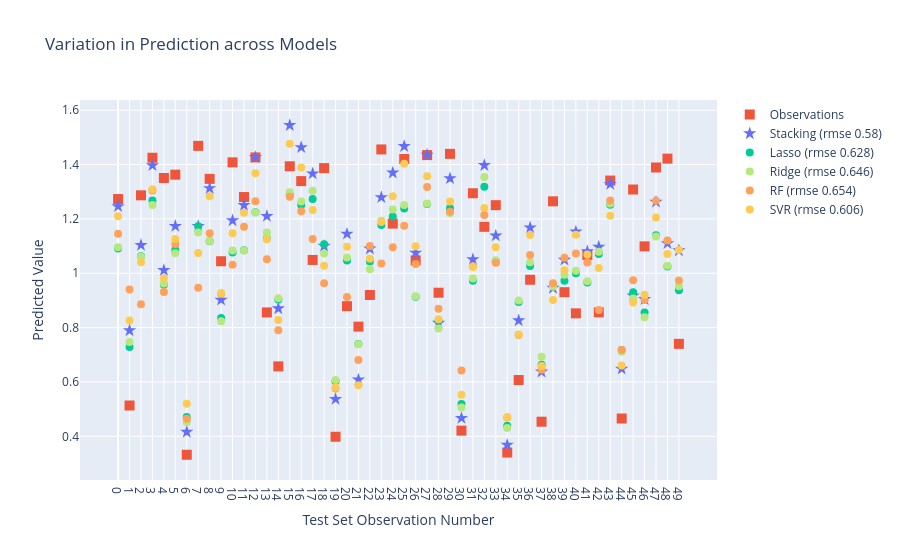

Notebook cell for this chart:
### Code cell
#@title Plot the predictions of the models and of the stacked model
# Plot predictions
fig = go.Figure()
fig.add_trace(go.Scatter(x=xgrid,y=y_test.values.flatten(),name='Observations',mode='markers',marker=dict(symbol='square',size=10,color=px.colors.qualitative.Plotly[1])))
fig.add_trace(go.Scatter(x=xgrid,y=preds[-1],name=f'Stacking (rmse {rmses[-1]})',mode='markers',marker=dict(symbol='star',size=10,color=px.colors.qualitative.Plotly[0])))
fig.add_trace(go.Scatter(x=xgrid,y=preds[1],name=f'Lasso (rmse {rmses[1]})',mode='markers',marker=dict(size=8,color=px.colors.qualitative.Plotly[2])))
fig.add_trace(go.Scatter(x=xgrid,y=preds[2],name=f'Ridge (rmse {rmses[2]})',mode='markers',marker=dict(size=8,color=px.colors.qualitative.Plotly[7])))
fig.add_trace(go.Scatter(x=xgrid,y=preds[3],name=f'RF (rmse {rmses[3]})',mode='markers',marker=dict(size=8,color=px.colors.qualitative.Plotly[4])))
fig.add_trace(go.Scatter(x=xgrid,y=preds[4],name=f'SVR (rmse {rmses[4]})',mode='markers',marker=dict(size=8,color=px.colors.qualitative.Plotly[9])))
fig.update_layout(xaxis = dict(tickmode = 'array',tickvals = xgrid),xaxis_title="Test Set Observation Number",yaxis_title="Predicted Value",title='Variation in Prediction across Models')
fig.show()

### Figure 1 — Plotly figure (JSON) as saved in the notebook; plotly's stock layout.template omitted (floating-point values rounded to 4 significant figures)
{"data": [{"marker": {"color": "#EF553B", "size": 10, "symbol": "square"}, "mode": "markers", "name": "Observations", "type": "scatter", "x": [0, 1, 2, 3, 4, 5, 6, 7, 8, 9, 10, 11, 12, 13, 14, 15, 16, 17, 18, 19, 20, 21, 22, 23, 24, 25, 26, 27, 28, 29, 30, 31, 32, 33, 34, 35, 36, 37, 38, 39, 40, 41, 42, 43, 44, 45, 46, 47, 48, 49], "y": [1.273, 0.5133, 1.287, 1.425, 1.351, 1.363, 0.3321, 1.469, 1.347, 1.044, 1.408, 1.281, 1.426, 0.8559, 0.6573, 1.394, 1.339, 1.049, 1.387, 0.3984, 0.879, 0.8036, 0.92, 1.456, 1.183, 1.421, 1.047, 1.435, 0.9285, 1.439, 0.4209, 1.295, 1.171, 1.251, 0.3402, 0.6071, 0.9761, 0.4538, 1.265, 0.9304, 0.8525, 1.068, 0.8562, 1.341, 0.4655, 1.308, 1.099, 1.389, 1.422, 0.7402]}, {"marker": {"color": "#636EFA", "size": 10, "symbol": "star"}, "mode": "markers", "name": "Stacking (rmse 0.58)", "type": "scatter", "x": [0, 1, 2, 3, 4, 5, 6, 7, 8, 9, 10, 11, 12, 13, 14, 15, 16, 17, 18, 19, 20, 21, 22, 23, 24, 25, 26, 27, 28, 29, 30, 31, 32, 33, 34, 35, 36, 37, 38, 39, 40, 41, 42, 43, 44, 45, 46, 47, 48, 49], "y": [1.246, 0.7895, 1.104, 1.397, 1.011, 1.174, 0.4159, 1.173, 1.313, 0.9023, 1.194, 1.25, 1.427, 1.211, 0.8704, 1.545, 1.463, 1.367, 1.1, 0.5371, 1.145, 0.6081, 1.09, 1.28, 1.37, 1.467, 1.075, 1.436, 0.8175, 1.349, 0.4667, 1.051, 1.397, 1.138, 0.3683, 0.8262, 1.168, 0.6377, 0.9459, 1.049, 1.153, 1.08, 1.097, 1.328, 0.6483, 0.9179, 0.9044, 1.263, 1.11, 1.084]}, {"marker": {"color": "#00CC96", "size": 8}, "mode": "markers", "name": "Lasso (rmse 0.628)", "type": "scatter", "x": [0, 1, 2, 3, 4, 5, 6, 7, 8, 9, 10, 11, 12, 13, 14, 15, 16, 17, 18, 19, 20, 21, 22, 23, 24, 25, 26, 27, 28, 29, 30, 31, 32, 33, 34, 35, 36, 37, 38, 39, 40, 41, 42, 43, 44, 45, 46, 47, 48, 49], "y": [1.091, 0.7288, 1.063, 1.268, 0.9576, 1.086, 0.4713, 1.173, 1.118, 0.8357, 1.076, 1.085, 1.225, 1.128, 0.9031, 1.289, 1.251, 1.274, 1.106, 0.6024, 1.047, 0.7394, 1.044, 1.178, 1.209, 1.239, 0.9133, 1.255, 0.8253, 1.239, 0.5188, 0.9726, 1.318, 1.044, 0.4384, 0.8947, 1.027, 0.6635, 0.9584, 0.9725, 1.0, 0.9659, 1.071, 1.253, 0.7178, 0.9304, 0.8559, 1.14, 1.025, 0.9376]}, {"marker": {"color": "#B6E880", "size": 8}, "mode": "markers", "name": "Ridge (rmse 0.646)", "type": "scatter", "x": [0, 1, 2, 3, 4, 5, 6, 7, 8, 9, 10, 11, 12, 13, 14, 15, 16, 17, 18, 19, 20, 21, 22, 23, 24, 25, 26, 27, 28, 29, 30, 31, 32, 33, 34, 35, 36, 37, 38, 39, 40, 41, 42, 43, 44, 45, 46, 47, 48, 49], "y": [1.095, 0.7474, 1.06, 1.251, 0.9625, 1.073, 0.452, 1.15, 1.119, 0.8239, 1.084, 1.084, 1.224, 1.15, 0.9084, 1.298, 1.264, 1.304, 1.073, 0.6069, 1.058, 0.7386, 1.014, 1.194, 1.234, 1.252, 0.9156, 1.257, 0.7969, 1.22, 0.5056, 0.9806, 1.354, 1.048, 0.4305, 0.8995, 1.04, 0.6927, 0.9504, 0.9944, 1.01, 0.9706, 1.079, 1.257, 0.7108, 0.9072, 0.838, 1.135, 1.028, 0.9526]}, {"marker": {"color": "#FFA15A", "size": 8}, "mode": "markers", "name": "RF (rmse 0.654)", "type": "scatter", "x": [0, 1, 2, 3, 4, 5, 6, 7, 8, 9, 10, 11, 12, 13, 14, 15, 16, 17, 18, 19, 20, 21, 22, 23, 24, 25, 26, 27, 28, 29, 30, 31, 32, 33, 34, 35, 36, 37, 38, 39, 40, 41, 42, 43, 44, 45, 46, 47, 48, 49], "y": [1.146, 0.9401, 0.8859, 1.305, 0.9311, 1.108, 0.4646, 0.9465, 1.147, 0.9239, 1.031, 1.171, 1.265, 1.052, 0.7907, 1.282, 1.228, 1.126, 0.9633, 0.5759, 0.9131, 0.6804, 1.1, 1.036, 1.096, 1.175, 1.034, 1.318, 0.8695, 1.227, 0.6421, 1.026, 1.214, 1.038, 0.469, 0.7731, 1.068, 0.6451, 0.9629, 1.057, 1.072, 1.04, 0.8651, 1.268, 0.7179, 0.9748, 0.9019, 1.267, 1.121, 0.9736]}, {"marker": {"color": "#FECB52", "size": 8}, "mode": "markers", "name": "SVR (rmse 0.606)", "type": "scatter", "x": [0, 1, 2, 3, 4, 5, 6, 7, 8, 9, 10, 11, 12, 13, 14, 15, 16, 17, 18, 19, 20, 21, 22, 23, 24, 25, 26, 27, 28, 29, 30, 31, 32, 33, 34, 35, 36, 37, 38, 39, 40, 41, 42, 43, 44, 45, 46, 47, 48, 49], "y": [1.21, 0.8264, 1.041, 1.309, 0.9816, 1.126, 0.5202, 1.075, 1.283, 0.9273, 1.147, 1.223, 1.368, 1.125, 0.8279, 1.476, 1.39, 1.233, 1.028, 0.58, 1.098, 0.5878, 1.053, 1.189, 1.284, 1.403, 1.099, 1.357, 0.8311, 1.264, 0.5528, 1.023, 1.24, 1.096, 0.4704, 0.7743, 1.141, 0.6583, 0.9015, 1.011, 1.141, 1.069, 1.02, 1.212, 0.6605, 0.8927, 0.9208, 1.205, 1.071, 1.086]}], "layout": {"title": {"text": "Variation in Prediction across Models"}, "xaxis": {"tickmode": "array", "tickvals": [0, 1, 2, 3, 4, 5, 6, 7, 8, 9, 10, 11, 12, 13, 14, 15, 16, 17, 18, 19, 20, 21, 22, 23, 24, 25, 26, 27, 28, 29, 30, 31, 32, 33, 34, 35, 36, 37, 38, 39, 40, 41, 42, 43, 44, 45, 46, 47, 48, 49], "title": {"text": "Test Set Observation Number"}}, "yaxis": {"title": {"text": "Predicted Value"}}}}
